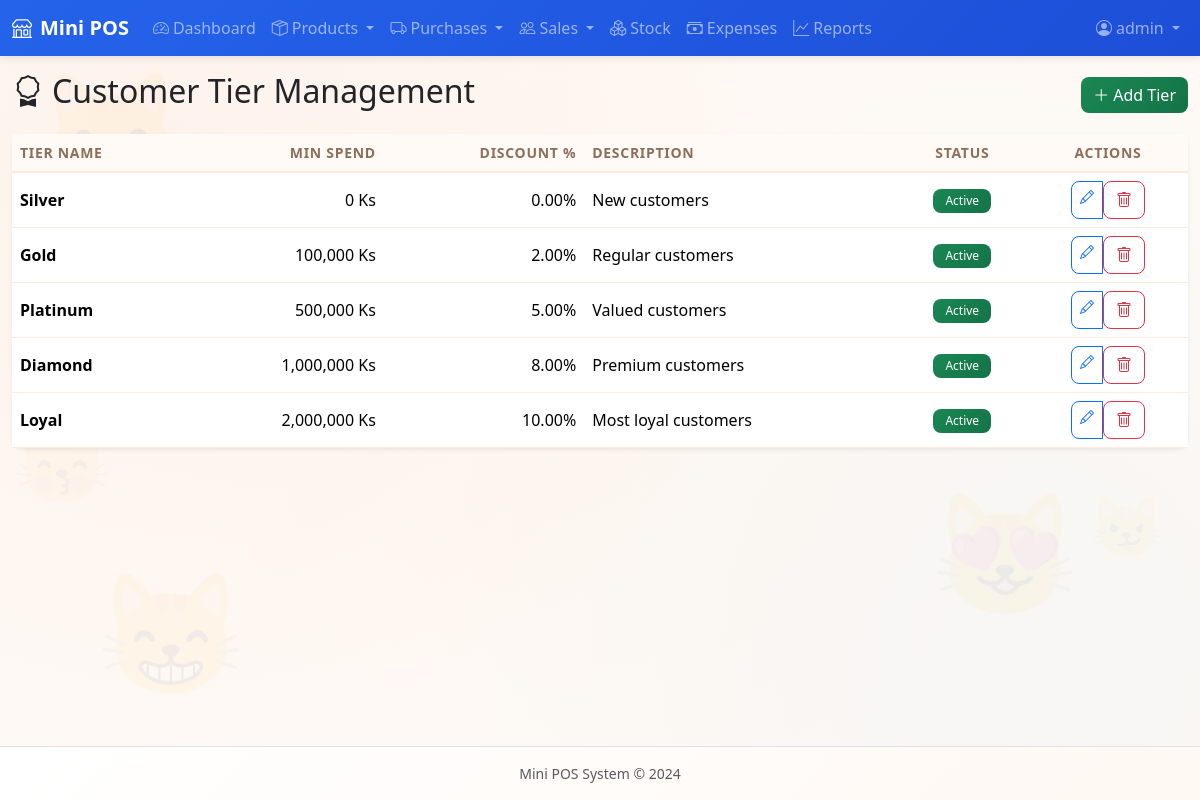
Screenshot of /dashboard/tiers (signed in) with the database file from the repository.
### app/models.py (models this page shows, shortened)
class User(UserMixin, db.Model):
    __tablename__ = 'users'
    id = db.Column(db.Integer, primary_key=True)
    username = db.Column(db.String(50), unique=True, nullable=False)
    email = db.Column(db.String(100), unique=True, nullable=False)
    password_hash = db.Column(db.String(255), nullable=False)
    role = db.Column(db.String(20), nullable=False, default='user')
    is_active = db.Column(db.Boolean, default=True)
    created_at = db.Column(db.DateTime, default=datetime.utcnow)
    def is_admin(self):
        return self.role == 'admin'

class TierConfig(db.Model):
    __tablename__ = 'tier_config'
    id = db.Column(db.Integer, primary_key=True)
    tier_name = db.Column(db.String(20), unique=True, nullable=False)  # Silver, Gold, Platinum, Diamond, Loyal
    min_spend = db.Column(db.Numeric(15, 2), nullable=False, default=0)  # Minimum spend to reach this tier
    discount_percent = db.Column(db.Numeric(5, 2), nullable=False, default=0)  # Discount percentage for this tier
    description = db.Column(db.String(200))
    is_active = db.Column(db.Boolean, default=True)
    created_at = db.Column(db.DateTime, default=datetime.utcnow)
    updated_at = db.Column(db.DateTime, default=datetime.utcnow, onupdate=datetime.utcnow)
    @classmethod
    def initialize_default_tiers(cls):
        if cls.query.count() == 0:
            for tier_data in cls.get_default_tiers():
                tier = cls(**tier_data)
                db.session.add(tier)
            db.session.commit()

### app/dashboard/__init__.py (the view)
@bp.route('/tiers')
@login_required
def tiers():
    if not current_user.is_admin():
        flash('Only administrators can manage tiers.', 'danger')
        return redirect(url_for('dashboard.index'))
    TierConfig.initialize_default_tiers()
    tiers = TierConfig.query.order_by(TierConfig.min_spend).all()
    return render_template('dashboard/tiers.html', tiers=tiers)

### app/__init__.py (called while the page is built)
@login_manager.user_loader
def load_user(user_id):
    return User.query.get(int(user_id))

### app/templates/dashboard/tiers.html (shortened to what this page needs)
{% extends "base.html" %}
{% block content %}
<div class="d-flex justify-content-between align-items-center mb-3">
    <h2><i class="bi bi-award me-2"></i>Customer Tier Management</h2>
    <a href="{{ url_for('dashboard.tier_add') }}" class="btn btn-success">
        <i class="bi bi-plus-lg me-1"></i>Add Tier
    </a>
</div>
<div class="card shadow-sm">
    <div class="card-body p-0">
        <div class="table-responsive">
            <table class="table table-hover mb-0">
                <thead class="table-light">
                    <tr>
                        <th>Tier Name</th>
                        <th class="text-end">Min Spend</th>
                        <th class="text-end">Discount %</th>
                        <th>Description</th>
                        <th class="text-center">Status</th>
                        <th class="text-center">Actions</th>
                    </tr>
                </thead>
                <tbody>
                    {% for tier in tiers %}
                    <tr>
                        <td><strong>{{ tier.tier_name }}</strong></td>
                        <td class="text-end">{{ "{:,.0f}".format(tier.min_spend) }} Ks</td>
                        <td class="text-end">{{ "{:.2f}".format(tier.discount_percent) }}%</td>
                        <td>{{ tier.description or '-' }}</td>
                        <td class="text-center">
                            <span class="badge bg-{{ 'success' if tier.is_active else 'secondary' }}">
                                {{ 'Active' if tier.is_active else 'Inactive' }}
                            </span>
                        </td>
                        <td class="text-center">
                            <div class="btn-group btn-group-sm">
                                <a href="{{ url_for('dashboard.tier_edit', id=tier.id) }}" class="btn btn-outline-primary" title="Edit"><i class="bi bi-pencil"></i></a>
                                {% if current_user.is_admin() %}
                                <form method="POST" action="{{ url_for('dashboard.tier_delete', id=tier.id) }}" class="d-inline" onsubmit="return confirm('Delete this tier?');">
                                    <button type="submit" class="btn btn-outline-danger" title="Delete"><i class="bi bi-trash"></i></button>
                                </form>
                                {% endif %}
                            </div>
                        </td>
                    </tr>
                    {% else %}
                    <tr>
                        <td colspan="6" class="text-center py-4 text-muted">No tiers found.</td>
                    </tr>
                    {% endfor %}
                </tbody>
            </table>
        </div>
    </div>
</div>
{% endblock %}

### app/templates/base.html (shortened to what this page needs)
<!DOCTYPE html>
<html lang="en">
<head>
    <link href="https://cdn.jsdelivr.net/npm/bootstrap@5.3.2/dist/css/bootstrap.min.css" rel="stylesheet">
    <link href="https://cdn.jsdelivr.net/npm/bootstrap-icons@1.11.1/font/bootstrap-icons.css" rel="stylesheet">
    <link href="{{ url_for('static', filename='css/style.css') }}" rel="stylesheet">
</head>
<body>
    <div class="cat-silhouette" aria-hidden="true">🐱</div>
    <div class="cat-silhouette" aria-hidden="true">😺</div>
    <div class="cat-silhouette" aria-hidden="true">😸</div>
    <div class="cat-silhouette" aria-hidden="true">😻</div>
    <div class="cat-silhouette" aria-hidden="true">😽</div>
    <div class="cat-silhouette" aria-hidden="true">😼</div>
    <nav class="navbar navbar-expand-lg navbar-dark bg-primary sticky-top" role="navigation">
        <div class="container-fluid">
            <a class="navbar-brand fw-bold" href="{{ url_for('dashboard.index') }}">
                <i class="bi bi-shop me-2"></i>Mini POS
            </a>
            <div class="collapse navbar-collapse" id="navbarNav">
                <ul class="navbar-nav me-auto">
                    <li class="nav-item">
                        <a class="nav-link" href="{{ url_for('dashboard.index') }}"><i class="bi bi-speedometer2 me-1"></i>Dashboard</a>
                    </li>
                    <li class="nav-item dropdown">
                        <a class="nav-link dropdown-toggle" href="#" role="button" data-bs-toggle="dropdown" aria-expanded="false">
                            <i class="bi bi-box-seam me-1"></i>Products
                        </a>
                    </li>
                    <li class="nav-item dropdown">
                        <a class="nav-link dropdown-toggle" href="#" role="button" data-bs-toggle="dropdown" aria-expanded="false">
                            <i class="bi bi-truck me-1"></i>Purchases
                        </a>
                    </li>
                    <li class="nav-item dropdown">
                        <a class="nav-link dropdown-toggle" href="#" role="button" data-bs-toggle="dropdown" aria-expanded="false">
                            <i class="bi bi-people me-1"></i>Sales
                        </a>
                    </li>
                    <li class="nav-item">
                        <a class="nav-link" href="{{ url_for('stock.index') }}"><i class="bi bi-boxes me-1"></i>Stock</a>
                    </li>
                    <li class="nav-item">
                        <a class="nav-link" href="{{ url_for('expenses.index') }}"><i class="bi bi-cash-stack me-1"></i>Expenses</a>
                    </li>
                    <li class="nav-item">
                        <a class="nav-link" href="{{ url_for('reports.index') }}"><i class="bi bi-graph-up me-1"></i>Reports</a>
                    </li>
                </ul>
                <ul class="navbar-nav">
                    {% if current_user.is_authenticated %}
                    <li class="nav-item dropdown">
                        <a class="nav-link dropdown-toggle" href="#" role="button" data-bs-toggle="dropdown" aria-expanded="false">
                            <i class="bi bi-person-circle me-1"></i>{{ current_user.username }}
                        </a>
                    </li>
                    {% else %}
                    <li class="nav-item">
                        <a class="nav-link" href="{{ url_for('auth.login') }}"><i class="bi bi-box-arrow-in-right me-1"></i>Login</a>
                    </li>
                    {% endif %}
                </ul>
            </div>
        </div>
    </nav>
    <main class="container-fluid py-3" role="main">
        {% block content %}{% endblock %}
    </main>
    <footer class="footer mt-auto py-3 bg-light border-top">
        <div class="container-fluid text-center text-muted small">
            Mini POS System &copy; 2024
        </div>
    </footer>
</body>
</html>

### app/static/css/style.css (style rules this page uses)
:root { --bs-primary: #2563eb; --bs-primary-rgb: 37, 99, 235; --cat-primary: #ff9f7f; --cat-secondary: #ffd6a5; --cat-accent: #a8d8ea; }
body { font-family: 'Segoe UI', system-ui, -apple-system, sans-serif; min-height: 100vh; display: flex; flex-direction: column; position: relative; overflow-x: hidden; background-color: transparent; }
body::before { content: ''; position: fixed; top: 0; left: 0; width: 100%; height: 100%; background-color: #fef9f5; background-image: radial-gradient(circle at 15% 20%, rgba(255, 159, 127, 0.08) 0%, transparent 50%), radial-gradient(circle at 85% 80%, rgba(168, 216, 234, 0.08) 0%, transparent 50%), radial-gradient(circle at 50% 50%, rgba(255, 214, 165, 0.05) 0%, transparent 60%); z-index: -3; pointer-events: none; }
.cat-silhouette { position: fixed; z-index: -2; pointer-events: none; opacity: 0.05; color: #ff9f7f; font-size: 120px; animation: floatCat 20s ease-in-out infinite; user-select: none; }
.cat-silhouette:nth-child(1) { top: 5%; left: 3%; animation-delay: 0s; animation-duration: 22s; }
.cat-silhouette:nth-child(2) { top: 15%; right: 5%; animation-delay: -5s; animation-duration: 25s; }
.cat-silhouette:nth-child(3) { bottom: 10%; left: 8%; animation-delay: -10s; animation-duration: 28s; }
.cat-silhouette:nth-child(4) { bottom: 20%; right: 10%; animation-delay: -15s; animation-duration: 30s; }
.cat-silhouette:nth-child(5) { top: 50%; left: 1%; animation-delay: -7s; animation-duration: 24s; font-size: 80px; opacity: 0.03; }
.cat-silhouette:nth-child(6) { top: 60%; right: 3%; animation-delay: -12s; animation-duration: 26s; font-size: 60px; opacity: 0.03; }
.card { border: none; border-radius: 0.75rem; box-shadow: 0 1px 3px rgba(0,0,0,0.08); background: rgba(255, 255, 255, 0.95); backdrop-filter: blur(10px); transition: transform 0.3s ease, box-shadow 0.3s ease, background 0.3s ease; }
.btn { border-radius: 0.5rem; font-weight: 500; transition: all 0.2s ease; }
.btn-success { background: linear-gradient(135deg, #198754 0%, #157347 100%); border: none; }
.navbar { box-shadow: 0 2px 8px rgba(0,0,0,0.1); background: linear-gradient(135deg, #2563eb 0%, #1d4ed8 100%) !important; backdrop-filter: blur(10px); }
.badge { font-weight: 500; padding: 0.375rem 0.75rem; border-radius: 0.5rem; }
.bg-primary { background: linear-gradient(135deg, #2563eb 0%, #1d4ed8 100%) !important; }
.bg-success { background: linear-gradient(135deg, #198754 0%, #157347 100%) !important; }
.table th { font-weight: 600; font-size: 0.875rem; text-transform: uppercase; letter-spacing: 0.05em; color: #8b6f5c; border-bottom: 2px solid #ffe8dc; background: #fffaf5; }
.table td { vertical-align: middle; border-color: #ffe8dc; }
.footer { margin-top: auto; background: linear-gradient(135deg, #fff 0%, #fff8f3 100%); border-top: 1px solid #ffe8dc; }

### rows the page displays
User: username "admin"
TierConfig: tier_name "Silver", min_spend "0", discount_percent "0.00", description "New customers", is_active "Active"
TierConfig: tier_name "Gold", min_spend "100,000", discount_percent "2.00", description "Regular customers", is_active "Active"
TierConfig: tier_name "Platinum", min_spend "500,000", discount_percent "5.00", description "Valued customers", is_active "Active"
TierConfig: tier_name "Diamond", min_spend "1,000,000", discount_percent "8.00", description "Premium customers", is_active "Active"
TierConfig: tier_name "Loyal", min_spend "2,000,000", discount_percent "10.00", description "Most loyal customers", is_active "Active"
